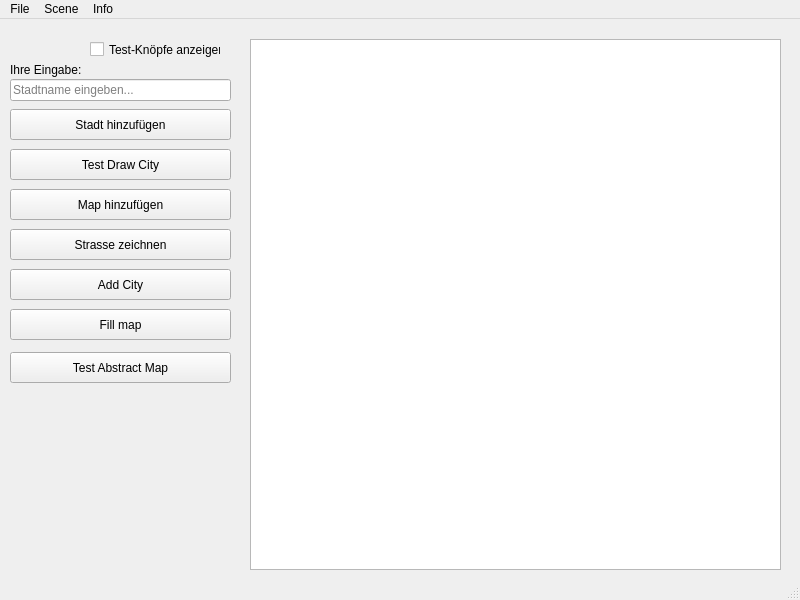
<?xml version="1.0" encoding="UTF-8"?>
<ui version="4.0">
 <class>MainWindow</class>
 <widget class="QMainWindow" name="MainWindow">
  <property name="geometry">
   <rect>
    <x>0</x>
    <y>0</y>
    <width>800</width>
    <height>600</height>
   </rect>
  </property>
  <property name="windowTitle">
   <string>MainWindow</string>
  </property>
  <widget class="QWidget" name="centralwidget">
   <widget class="QLabel" name="label_eingabe">
    <property name="geometry">
     <rect>
      <x>10</x>
      <y>30</y>
      <width>91</width>
      <height>41</height>
     </rect>
    </property>
    <property name="text">
     <string>Ihre Eingabe:</string>
    </property>
   </widget>
   <widget class="QLineEdit" name="lineEdit_stadtname">
    <property name="geometry">
     <rect>
      <x>10</x>
      <y>60</y>
      <width>221</width>
      <height>22</height>
     </rect>
    </property>
    <property name="text">
     <string/>
    </property>
    <property name="placeholderText">
     <string>Stadtname eingeben...</string>
    </property>
    <property name="clearButtonEnabled">
     <bool>true</bool>
    </property>
   </widget>
   <widget class="QPushButton" name="pushButton_addStadt">
    <property name="enabled">
     <bool>true</bool>
    </property>
    <property name="geometry">
     <rect>
      <x>10</x>
      <y>90</y>
      <width>221</width>
      <height>31</height>
     </rect>
    </property>
    <property name="toolTip">
     <string>Klick, um eine neue Stadt hinzuzufügen</string>
    </property>
    <property name="autoFillBackground">
     <bool>false</bool>
    </property>
    <property name="text">
     <string>Stadt hinzufügen</string>
    </property>
    <property name="default">
     <bool>false</bool>
    </property>
   </widget>
   <widget class="QGraphicsView" name="graphicsView">
    <property name="geometry">
     <rect>
      <x>250</x>
      <y>20</y>
      <width>531</width>
      <height>531</height>
     </rect>
    </property>
   </widget>
   <widget class="QPushButton" name="pushButton_testDrawCity">
    <property name="geometry">
     <rect>
      <x>10</x>
      <y>130</y>
      <width>221</width>
      <height>31</height>
     </rect>
    </property>
    <property name="text">
     <string>Test Draw City</string>
    </property>
   </widget>
   <widget class="QPushButton" name="Buttonmap">
    <property name="geometry">
     <rect>
      <x>10</x>
      <y>170</y>
      <width>221</width>
      <height>31</height>
     </rect>
    </property>
    <property name="text">
     <string>Map hinzufügen</string>
    </property>
   </widget>
   <widget class="QPushButton" name="draw_city">
    <property name="geometry">
     <rect>
      <x>10</x>
      <y>210</y>
      <width>221</width>
      <height>31</height>
     </rect>
    </property>
    <property name="text">
     <string>Strasse zeichnen</string>
    </property>
   </widget>
   <widget class="QCheckBox" name="Testknop">
    <property name="geometry">
     <rect>
      <x>90</x>
      <y>10</y>
      <width>131</width>
      <height>41</height>
     </rect>
    </property>
    <property name="text">
     <string>Test-Knöpfe anzeigen</string>
    </property>
   </widget>
   <widget class="QPushButton" name="pushButton_city">
    <property name="geometry">
     <rect>
      <x>10</x>
      <y>250</y>
      <width>221</width>
      <height>31</height>
     </rect>
    </property>
    <property name="text">
     <string>Add City</string>
    </property>
   </widget>
   <widget class="QPushButton" name="pushButton_fill_map">
    <property name="geometry">
     <rect>
      <x>10</x>
      <y>290</y>
      <width>221</width>
      <height>31</height>
     </rect>
    </property>
    <property name="text">
     <string>Fill map</string>
    </property>
   </widget>
   <widget class="QPushButton" name="pushButton_testAbstract">
    <property name="geometry">
     <rect>
      <x>10</x>
      <y>333</y>
      <width>221</width>
      <height>31</height>
     </rect>
    </property>
    <property name="text">
     <string>Test Abstract Map</string>
    </property>
   </widget>
  </widget>
  <widget class="QMenuBar" name="menubar">
   <property name="geometry">
    <rect>
     <x>0</x>
     <y>0</y>
     <width>800</width>
     <height>22</height>
    </rect>
   </property>
   <widget class="QMenu" name="menuFile">
    <property name="title">
     <string>File</string>
    </property>
    <addaction name="actionOpen"/>
    <addaction name="actionSave"/>
    <addaction name="separator"/>
    <addaction name="actionExit"/>
   </widget>
   <widget class="QMenu" name="menuScene">
    <property name="title">
     <string>Scene</string>
    </property>
    <addaction name="actionClear_Scene"/>
   </widget>
   <widget class="QMenu" name="menuInfo">
    <property name="title">
     <string>Info</string>
    </property>
    <addaction name="actionAbout"/>
   </widget>
   <addaction name="menuFile"/>
   <addaction name="menuScene"/>
   <addaction name="menuInfo"/>
  </widget>
  <widget class="QStatusBar" name="statusbar"/>
  <action name="actionOpen">
   <property name="enabled">
    <bool>false</bool>
   </property>
   <property name="text">
    <string>Open</string>
   </property>
  </action>
  <action name="actionSave">
   <property name="enabled">
    <bool>false</bool>
   </property>
   <property name="text">
    <string>Save</string>
   </property>
  </action>
  <action name="actionExit">
   <property name="text">
    <string>Exit</string>
   </property>
   <property name="shortcut">
    <string>Alt+E</string>
   </property>
  </action>
  <action name="actionClear_Scene">
   <property name="text">
    <string>Clear Scene</string>
   </property>
   <property name="shortcut">
    <string>Alt+S</string>
   </property>
  </action>
  <action name="actionAbout">
   <property name="text">
    <string>About</string>
   </property>
  </action>
 </widget>
 <resources/>
 <connections/>
</ui>
